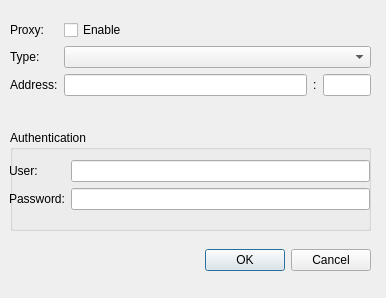
<?xml version="1.0" encoding="UTF-8"?>
<ui version="4.0">
 <class>ProxyDialog</class>
 <widget class="QDialog" name="ProxyDialog">
  <property name="geometry">
   <rect>
    <x>0</x>
    <y>0</y>
    <width>386</width>
    <height>298</height>
   </rect>
  </property>
  <property name="windowTitle">
   <string>Dialog</string>
  </property>
  <widget class="QDialogButtonBox" name="buttonBox">
   <property name="geometry">
    <rect>
     <x>100</x>
     <y>240</y>
     <width>271</width>
     <height>41</height>
    </rect>
   </property>
   <property name="orientation">
    <enum>Qt::Horizontal</enum>
   </property>
   <property name="standardButtons">
    <set>QDialogButtonBox::Cancel|QDialogButtonBox::Ok</set>
   </property>
  </widget>
  <widget class="QWidget" name="formLayoutWidget">
   <property name="geometry">
    <rect>
     <x>10</x>
     <y>20</y>
     <width>361</width>
     <height>91</height>
    </rect>
   </property>
   <layout class="QFormLayout" name="fromProxy">
    <item row="1" column="0">
     <widget class="QLabel" name="lbType">
      <property name="text">
       <string>Type:</string>
      </property>
     </widget>
    </item>
    <item row="1" column="1">
     <widget class="QComboBox" name="cbProxyType"/>
    </item>
    <item row="2" column="0">
     <widget class="QLabel" name="lbAddress">
      <property name="text">
       <string>Address:</string>
      </property>
     </widget>
    </item>
    <item row="2" column="1">
     <layout class="QHBoxLayout" name="horizontalLayout">
      <item>
       <widget class="QLineEdit" name="leProxyIp">
        <property name="inputMethodHints">
         <set>Qt::ImhNoPredictiveText|Qt::ImhPreferNumbers</set>
        </property>
       </widget>
      </item>
      <item>
       <widget class="QLabel" name="lbSep">
        <property name="text">
         <string>:</string>
        </property>
       </widget>
      </item>
      <item>
       <widget class="QLineEdit" name="leProxyPort">
        <property name="sizePolicy">
         <sizepolicy hsizetype="Fixed" vsizetype="Fixed">
          <horstretch>0</horstretch>
          <verstretch>0</verstretch>
         </sizepolicy>
        </property>
        <property name="minimumSize">
         <size>
          <width>48</width>
          <height>0</height>
         </size>
        </property>
        <property name="maximumSize">
         <size>
          <width>48</width>
          <height>16777215</height>
         </size>
        </property>
        <property name="baseSize">
         <size>
          <width>48</width>
          <height>0</height>
         </size>
        </property>
       </widget>
      </item>
     </layout>
    </item>
    <item row="0" column="0">
     <widget class="QLabel" name="lbEnable">
      <property name="text">
       <string>Proxy:</string>
      </property>
     </widget>
    </item>
    <item row="0" column="1">
     <widget class="QCheckBox" name="cbEnable">
      <property name="text">
       <string>Enable</string>
      </property>
     </widget>
    </item>
   </layout>
  </widget>
  <widget class="QGroupBox" name="grpAuth">
   <property name="geometry">
    <rect>
     <x>10</x>
     <y>130</y>
     <width>361</width>
     <height>101</height>
    </rect>
   </property>
   <property name="title">
    <string>Authentication</string>
   </property>
   <widget class="QWidget" name="formLayoutWidget_2">
    <property name="geometry">
     <rect>
      <x>-1</x>
      <y>30</y>
      <width>361</width>
      <height>61</height>
     </rect>
    </property>
    <layout class="QFormLayout" name="formAuth">
     <item row="0" column="0">
      <widget class="QLabel" name="lbAuthUser">
       <property name="text">
        <string>User:</string>
       </property>
      </widget>
     </item>
     <item row="1" column="0">
      <widget class="QLabel" name="lbAuthPassword">
       <property name="text">
        <string>Password:</string>
       </property>
      </widget>
     </item>
     <item row="0" column="1">
      <widget class="QLineEdit" name="leAuthUser"/>
     </item>
     <item row="1" column="1">
      <widget class="QLineEdit" name="leAuthPassword"/>
     </item>
    </layout>
   </widget>
  </widget>
 </widget>
 <tabstops>
  <tabstop>cbEnable</tabstop>
  <tabstop>cbProxyType</tabstop>
  <tabstop>leProxyIp</tabstop>
  <tabstop>leProxyPort</tabstop>
  <tabstop>leAuthUser</tabstop>
  <tabstop>leAuthPassword</tabstop>
 </tabstops>
 <resources/>
 <connections>
  <connection>
   <sender>buttonBox</sender>
   <signal>accepted()</signal>
   <receiver>ProxyDialog</receiver>
   <slot>accept()</slot>
   <hints>
    <hint type="sourcelabel">
     <x>248</x>
     <y>254</y>
    </hint>
    <hint type="destinationlabel">
     <x>157</x>
     <y>274</y>
    </hint>
   </hints>
  </connection>
  <connection>
   <sender>buttonBox</sender>
   <signal>rejected()</signal>
   <receiver>ProxyDialog</receiver>
   <slot>reject()</slot>
   <hints>
    <hint type="sourcelabel">
     <x>316</x>
     <y>260</y>
    </hint>
    <hint type="destinationlabel">
     <x>286</x>
     <y>274</y>
    </hint>
   </hints>
  </connection>
 </connections>
</ui>
